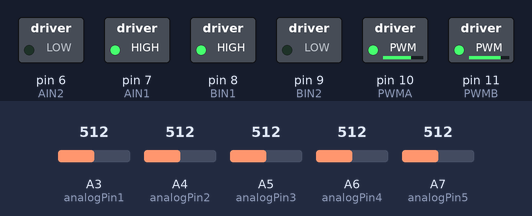
This sketch was run on a simulated Arduino Nano, built with avr-gcc and run on an emulated ATmega328P. On the bench: switched loads named in the sketch (green lamp = pin HIGH). The test bench sets the inputs (shaded band); at power-on: A3 (analogPin1) = 512, A4 (analogPin2) = 512, A7 (analogPin5) = 512, A6 (analogPin4) = 512, A5 (analogPin3) = 512.

Above: at 1.2 s.
1.3 s: A3 (analogPin1) set to 88
2.8 s: A3 (analogPin1) set to 76
At 4.7 s:
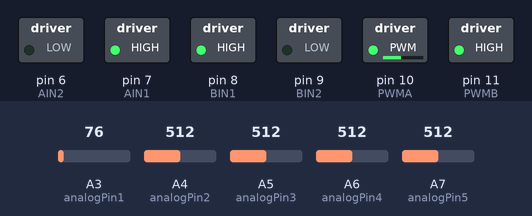
5.0 s: A4 (analogPin2) set to 90
At 6.0 s:
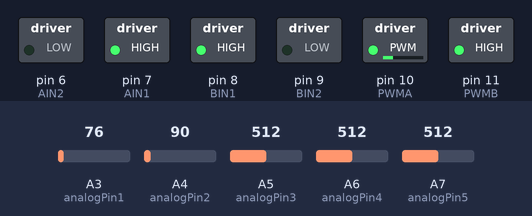
6.5 s: A7 (analogPin5) set to 992
At 7.1 s:
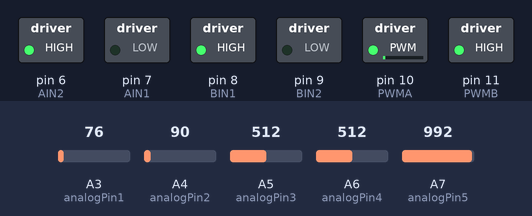
8.0 s: A6 (analogPin4) set to 716
At 8.3 s:
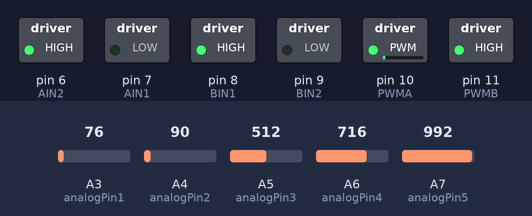
9.5 s: A5 (analogPin3) set to 30
At 10.6 s:
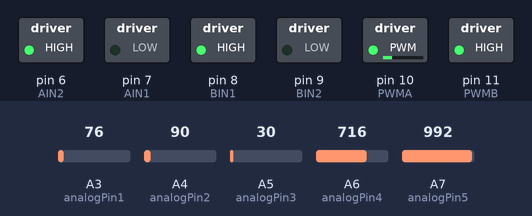
Timing chart, 0 to 12.0 s (numbered marks = the images above; inputs shaded):
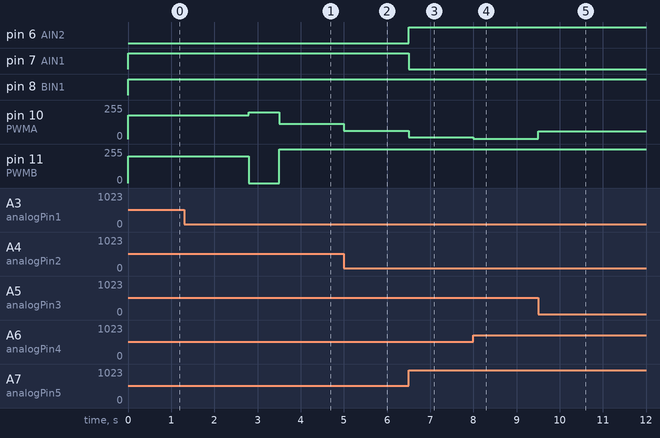

The sketch:

motorPID.ino
```cpp
//motor
//left
int PWMA = 10;
int AIN2 = 6;
int AIN1 = 7;
//right
int BIN1 = 8;
int BIN2 = 9;
int PWMB = 11;
//IR
#define analogPin1 A3
#define analogPin2 A4
#define analogPin3 A5
#define analogPin4 A6
#define analogPin5 A7

void back();
void right();
void setup() {

  pinMode(PWMA, OUTPUT);
  pinMode(PWMB, OUTPUT);

  pinMode(AIN1, OUTPUT);
  pinMode(AIN2, OUTPUT);

  pinMode(BIN1, OUTPUT);
  pinMode(BIN2, OUTPUT);

  pinMode(analogPin1 , INPUT);
  pinMode(analogPin2 , INPUT);
  pinMode(analogPin3 , INPUT);
  pinMode(analogPin4 , INPUT);
  pinMode(analogPin5 , INPUT); // 目前預設該接腳作為輸入
  Serial.begin(9600);

}

void loop() {
  // analogWrite(PWMA, 128);
  // analogWrite(PWMB, 128);

  Tracking();
//   int sensorValue1 = analogRead(analogPin1);
// int sensorValue2 = analogRead(analogPin2);
// int sensorValue3 = analogRead(analogPin3);
// int sensorValue4 = analogRead(analogPin4);
// int sensorValue5 = analogRead(analogPin5);
//  Serial.println(sensorValue1);


//  Serial.println(sensorValue2);
// // Serial.println(F("**Sensor2 Detected:**"));

// Serial.println(sensorValue3);
// // Serial.println(F("**Sensor3 Detected:**"));

// Serial.println(sensorValue4);
// // Serial.println(F("**Sensor4 Detected:**"));

// Serial.println(sensorValue5);
// Serial.println(F("**Sensor5 Detected:**"));
// delay(500);
// //

}

void MotorWriting(double vL, double vR) {
  if (vR >= 0) {
  digitalWrite(BIN1, HIGH);
  digitalWrite(BIN2, LOW);

  } else if (vR < 0) {
  digitalWrite(BIN1, LOW);
  digitalWrite(BIN2, HIGH);
  vR = -vR; //因為analogWrite只吃正數，所以如果本來是負數，就要乘-1
  }
  if (vL >= 0) {
  digitalWrite(AIN1, HIGH);
  digitalWrite(AIN2, LOW);

  } else if (vL < 0) {
  digitalWrite(AIN1, LOW);
  digitalWrite(AIN2, HIGH);
  vL = -vL; //因為analogWrite只吃正數，所以如果本來是負數，就要乘-1
  }
  analogWrite(PWMA, vL);
  analogWrite(PWMB, vR);
}
void back(){
      int threshold=100;
  int threshold_m=40;
  int l3 = analogRead(analogPin5);
  int l2 = analogRead(analogPin4);
  int m = analogRead(analogPin3);
  int r2 = analogRead(analogPin2);
  int r3 = analogRead(analogPin1);

  MotorWriting(220, -250);
  delay(300);
  while(true){
      int l3 = analogRead(analogPin5);
      int l2 = analogRead(analogPin4);
      int m = analogRead(analogPin3);
      int r2 = analogRead(analogPin2);
      int r3 = analogRead(analogPin1);
      if((l2 >=threshold) || (m >=threshold_m) || (r2 >=threshold))
        break;
      MotorWriting(178, -200);
  }


}
void straight(){

}
void right(){
  int threshold=80;
  int threshold_m=40;

  while(true){
      int l3 = analogRead(analogPin5);
      int l2 = analogRead(analogPin4);
      int m = analogRead(analogPin3);
      int r2 = analogRead(analogPin2);
      int r3 = analogRead(analogPin1);
      if(!((l3 >=threshold) && (l2 >=threshold) && (m >=threshold_m) && (r2 >=threshold) && (r3 >=threshold)))
        break;
      MotorWriting(178, 200);
    }
  MotorWriting(200,0);
  delay(700);
  while(true){
      int l3 = analogRead(analogPin5);
      int l2 = analogRead(analogPin4);
      int m = analogRead(analogPin3);
      int r2 = analogRead(analogPin2);
      int r3 = analogRead(analogPin1);
      if((l2 >=threshold) || (m >=threshold_m) || (r2 >=threshold))
        break;
      MotorWriting(178,0);
    }


}
void left(){
  int threshold=80;
  int threshold_m=40;

  while(true){
      int l3 = analogRead(analogPin5);
      int l2 = analogRead(analogPin4);
      int m = analogRead(analogPin3);
      int r2 = analogRead(analogPin2);
      int r3 = analogRead(analogPin1);
      if(!((l3 >=threshold) && (l2 >=threshold) && (m >=threshold_m) && (r2 >=threshold) && (r3 >=threshold)))
        break;
      MotorWriting(178, 200);
    }

  MotorWriting(0,255);
  delay(400);
  while(true){
      int l3 = analogRead(analogPin5);
      int l2 = analogRead(analogPin4);
      int m = analogRead(analogPin3);
      int r2 = analogRead(analogPin2);
      int r3 = analogRead(analogPin1);
      if((l2 >=threshold) || (m >=threshold_m) || (r2 >=threshold))
        break;
      MotorWriting(0, 200);
    }

}
void Tracking() {
  int threshold=100;
  int threshold_m=40;
  int l3 = analogRead(analogPin5);
  int l2 = analogRead(analogPin4);
  int m = analogRead(analogPin3);
  int r2 = analogRead(analogPin2);
  int r3 = analogRead(analogPin1);
  double w1= 5;
  double w2= 1;
  double w3= 1;
  double w4= 4;
  double Kp= 100;
  static double stady[2] = {250,220};
  double Tpr=stady[0];
  double Tpl=stady[1];
  double error = (l3*(-w1) + l2*(-w2) + r2*w3 + r3*w4)/(l3 + l2 + m + r2 + r3);
  double Kd=15;           // 參數，手動調整
  static double lastError=0;    // 前次偏移誤差
  double dError = error - lastError;
  double powerCorrection = Kp*error + Kd*dError;


  int vR = Tpr - powerCorrection; // ex. Tp = 150, 也與w2 & w3有關
  int vL = Tpl + powerCorrection;
  // if(abs( error )<1){
  //   stady[0]=vL; stady[1] = vR;
  // }
  if(vR>255) vR = 255;
  if(vL>231) vL = 231;
  if(vR<-255) vR = -255;
  if(vL<-231) vL = -231;
  MotorWriting(vL, vR);
  static int count=0;
  if((l3 >=threshold) && (l2 >=threshold) && (m >=threshold_m) && (r2 >=threshold) && (r3 >=threshold)) {
    switch(count) {
      case 0: {

        right(); count++;break;
      }
      case 1: {
        back(); count++; break;
      }
      case 2: {
        MotorWriting(178, 200);
        delay(500);
        count++;
        break;
      }
      case 3: {
        back(); count++; break;
      }
      case 4:{
        left(); count++; break;
      }
      case 5: {
        back(); count=0; break;
      }
    }
  }
  lastError=error;
}
```

Measured:
- the behaviour switches between 80 and 79 on A3 (analogPin1) (found by bisection; images 0 and 1)
- after the input at 1.3 s, every drawn part: stays the same
- after the input at 2.8 s, pin 10 (PWMA): 178/255 → 200/255 at once, → 113/255 0.70 s later; pin 11 (PWMB): 200/255 → 0/255 at once, → 255/255 0.70 s later
- after the input at 5.0 s, pin 10 (PWMA): 113/255 → 62/255 at once
- after the input at 6.5 s, pin 6 (AIN2): LOW → HIGH at once; pin 7 (AIN1): HIGH → LOW at once; pin 10 (PWMA): 62/255 → 12/255 at once
- after the input at 8.0 s, pin 10 (PWMA): 12/255 → 1/255 at once
- after the input at 9.5 s, pin 10 (PWMA): 1/255 → 57/255 at once
